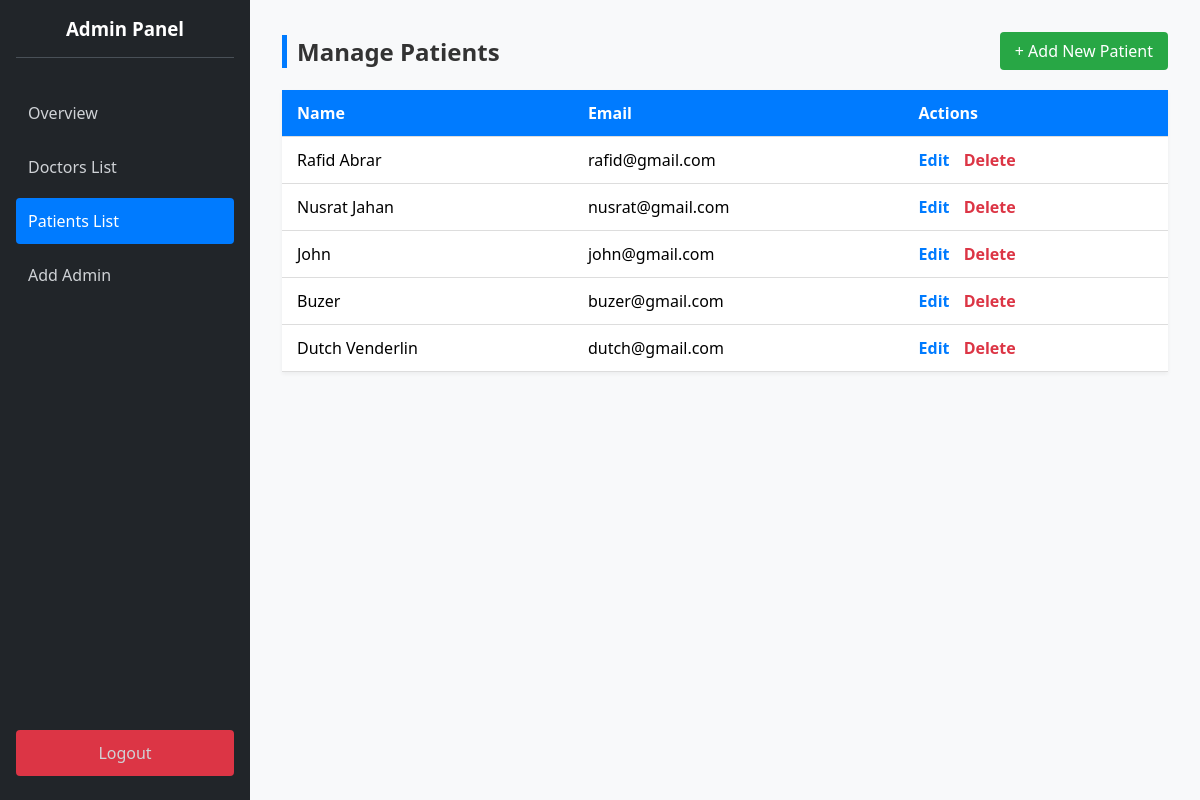
Screenshot of /index.php?action=admin_patients (signed in) with the database file from the repository.
### tables this page shows
CREATE TABLE `users` (
  `user_id` int(11) NOT NULL,
  `full_name` varchar(100) NOT NULL,
  `email` varchar(100) NOT NULL,
  `password_hash` varchar(255) NOT NULL,
  `role` enum('admin','doctor','patient') NOT NULL,
  `created_at` timestamp NOT NULL DEFAULT current_timestamp(),
  `is_approved` tinyint(1) DEFAULT 1
);

### controllers/AdminController.php (called while the page is built, shortened)
<?php
require_once 'models/User.php';
class AdminController {
    public function listPatients() {
        $userModel = new User();
        $patients = $userModel->getAllPatients();
        include 'views/admin_patients.php';
    }
}
?>

### models/User.php (called while the page is built, shortened)
<?php
require_once 'config/Database.php';
class User {
    private $conn;
    private $table = 'users';
    public function __construct() {
        $database = new Database();
        $this->conn = $database->getConnection();
    }
    public function getAllPatients() {
        $query = "SELECT * FROM " . $this->table . " WHERE role = 'patient'";
        $stmt = $this->conn->prepare($query);
        $stmt->execute();
        return $stmt->fetchAll(PDO::FETCH_ASSOC);
    }
}
?>

### config/Database.php (called while the page is built, shortened)
<?php
class Database {
    private $host = "localhost";
    private $db_name = "scheduler_db";
    private $username = "root";
    private $password = "";
    public function getConnection() {
        $this->conn = null;
        try {
            $this->conn = new PDO("mysql:host=" . $this->host . ";dbname=" . $this->db_name, $this->username, $this->password);
            $this->conn->setAttribute(PDO::ATTR_ERRMODE, PDO::ERRMODE_EXCEPTION);
        } catch(PDOException $exception) {
            echo "Connection error: " . $exception->getMessage();
        }
        return $this->conn;
    }
}
?>

### views/admin_patients.php (the view, shortened to what this page needs)
<!DOCTYPE html>
<html lang="en">
<head>
    <link rel="stylesheet" href="assets/css/style.css">
</head>
<body>
    <div class="dashboard-container">
        <div class="sidebar">
            <h3>Admin Panel</h3>
            <a href="index.php?action=dashboard_admin">Overview</a>
            <a href="index.php?action=admin_doctors">Doctors List</a>
            <a href="index.php?action=admin_patients" class="active">Patients List</a>
            <a href="index.php?action=admin_user_form&role=admin">Add Admin</a>
            <a href="index.php?action=logout" class="logout-btn">Logout</a>
        </div>
        <div class="main-content">
            <div style="display:flex; justify-content:space-between; align-items:center; margin-bottom: 20px;">
                <h2 class="section-title" style="margin:0;">Manage Patients</h2>
                <a href="index.php?action=admin_user_form&role=patient" class="btn-add">+ Add New Patient</a>
            </div>
            <table class="data-table">
                <thead>
                    <tr>
                        <th>Name</th>
                        <th>Email</th>
                        <th>Actions</th>
                    </tr>
                </thead>
                <tbody>
                    <?php if (!empty($patients)): ?>
                        <?php foreach ($patients as $p): ?>
                            <tr>
                                <td><?php echo htmlspecialchars($p['full_name']); ?></td>
                                <td><?php echo htmlspecialchars($p['email']); ?></td>
                                <td class="action-links">
                                    <a href="index.php?action=admin_user_form&id=<?php echo $p['user_id']; ?>" style="color:#007bff;">Edit</a>
                                    <a href="index.php?action=admin_delete_user&id=<?php echo $p['user_id']; ?>"
                                       style="color:#dc3545;"
                                       onclick="return confirm('Are you sure you want to delete this patient? All their appointments will be deleted too.');">Delete</a>
                                </td>
                            </tr>
                        <?php endforeach; ?>
                    <?php else: ?>
                        <tr><td colspan="3" style="text-align:center; padding: 20px;">No patients found.</td></tr>
                    <?php endif; ?>
                </tbody>
            </table>
        </div>
    </div>
</body>
</html>

### assets/css/style.css (style rules this page uses)
* { margin: 0; padding: 0; box-sizing: border-box; font-family: 'Segoe UI', Tahoma, Geneva, Verdana, sans-serif; }
body { background-color: #f0f2f5; display: flex; justify-content: center; align-items: center; height: 100vh; }
.dashboard-container { display: flex; width: 100%; height: 100vh; }
.sidebar { width: 250px; background-color: #343a40; color: white; display: flex; flex-direction: column; padding: 1rem; }
.sidebar h3 { text-align: center; margin-bottom: 2rem; padding-bottom: 1rem; border-bottom: 1px solid #495057; }
.sidebar a { color: #cfd2d6; text-decoration: none; padding: 0.75rem; margin-bottom: 0.5rem; border-radius: 4px; transition: background 0.2s; }
.sidebar a:hover, .sidebar a.active { background-color: #007bff; color: white; }
.logout-btn { margin-top: auto; background-color: #dc3545; text-align: center; }
.main-content { flex: 1; background-color: #f8f9fa; padding: 2rem; overflow-y: auto; }
.section-title { margin-bottom: 1rem; color: #333; border-left: 5px solid #007bff; padding-left: 10px; }
.data-table { width: 100%; border-collapse: collapse; background: white; box-shadow: 0 2px 4px rgba(0,0,0,0.05); }
.data-table th, .data-table td { padding: 12px 15px; text-align: left; border-bottom: 1px solid #ddd; }
.data-table th { background-color: #007bff; color: white; }

### views/admin_patients.php (style rules this page uses)
.sidebar { background-color: #212529; }
.action-links a { text-decoration: none; margin-right: 10px; font-weight: bold; }
.btn-add { background-color: #28a745; color: white; padding: 8px 15px; text-decoration: none; border-radius: 4px; }
body { display: block; }

### rows the page displays
users: full_name "Rafid Abrar", email "rafid@gmail.com"
users: full_name "Nusrat Jahan", email "nusrat@gmail.com"
users: full_name "John", email "john@gmail.com"
users: full_name "Buzer", email "buzer@gmail.com"
users: full_name "Dutch Venderlin", email "dutch@gmail.com"
